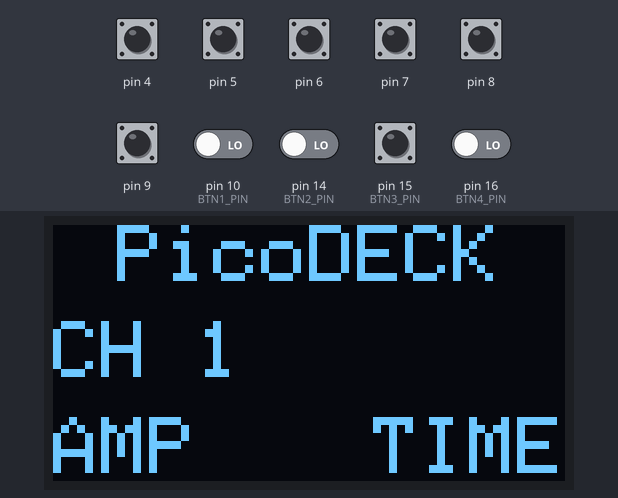
This sketch was run on a simulated Arduino Leonardo, built with avr-gcc and run on an emulated ATmega32U4. On the bench: 128×64 one-colour display. The inputs (shaded band) are chosen by the test bench; at power-on: pin 4–9 HIGH, pin 10 (BTN1_PIN), pin 14 (BTN2_PIN), pin 15 (BTN3_PIN), pin 16 (BTN4_PIN) LOW. USB keyboard and mouse output is not drawn; what the sketch prints to the serial monitor is not drawn.

Above: at 3.3 s.
3.4 s: pin 4 pulled LOW for 0.15 s
At 4.6 s:
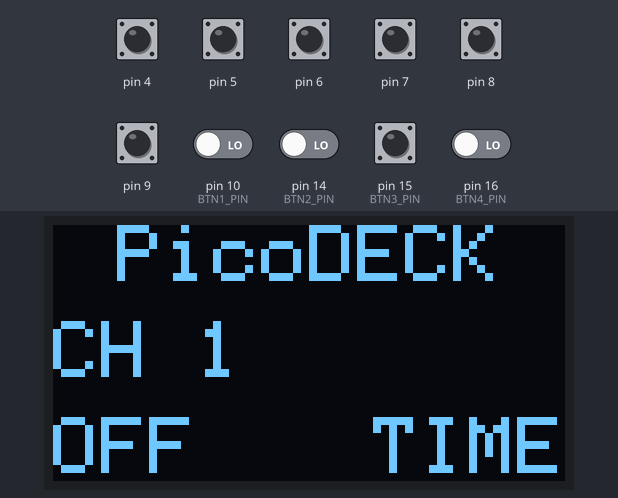
5.0 s: pin 7 pulled LOW for 0.15 s
At 5.8 s:
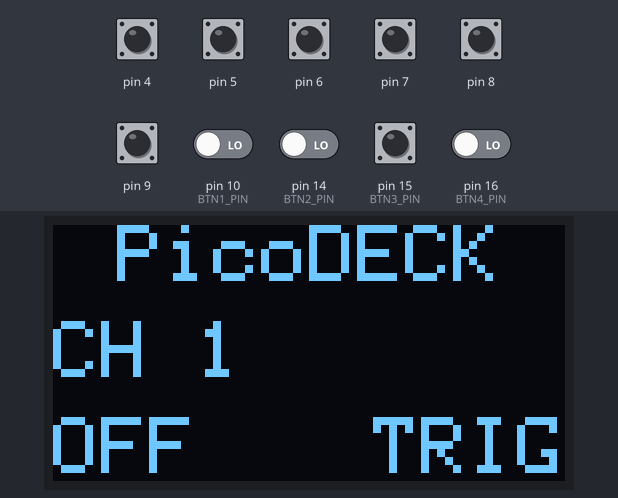
6.6 s: pin 15 (BTN3_PIN) pulled HIGH for 0.15 s
At 7.0 s:
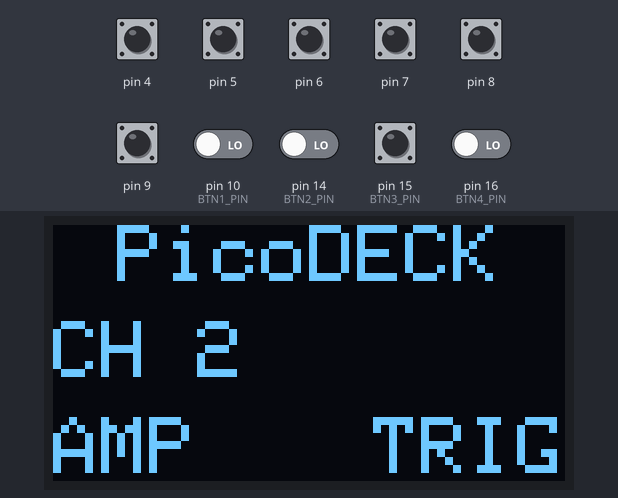
8.2 s: pin 4 pulled LOW for 1 s
At 9.5 s:
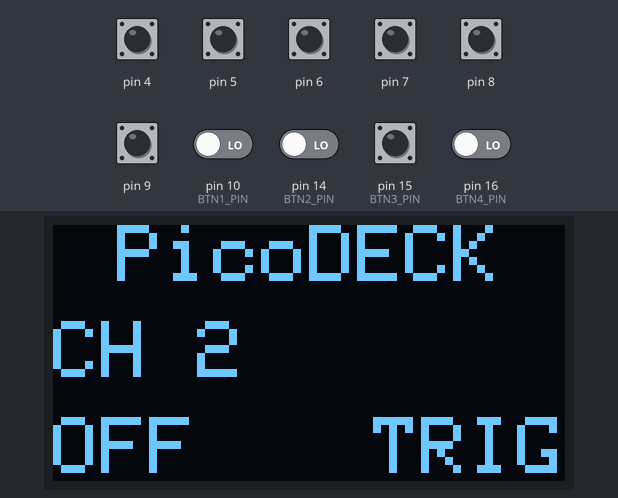
10.7 s: pin 7 pulled LOW for 1 s
At 11.4 s:
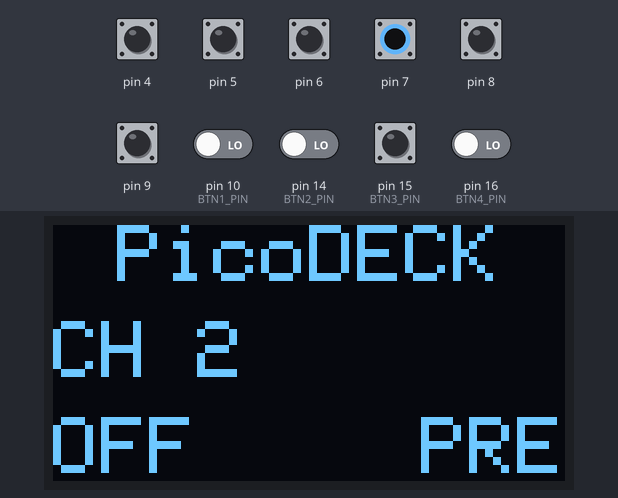
13.2 s: pin 4 pulled LOW for 0.15 s
At 14.2 s:
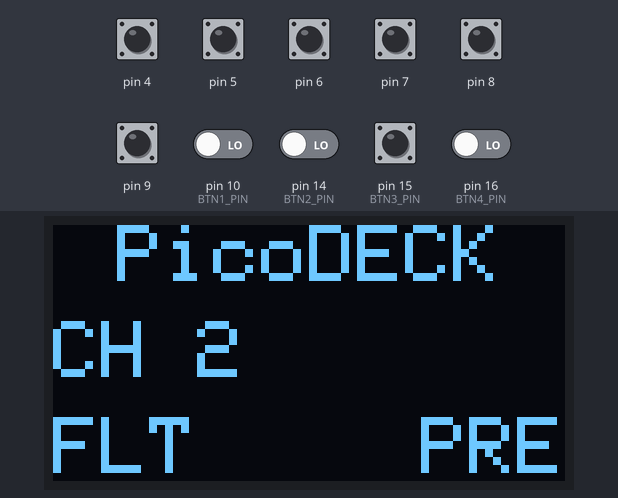
Timing chart, 0 to 15.8 s (numbered marks = the images above; inputs shaded):
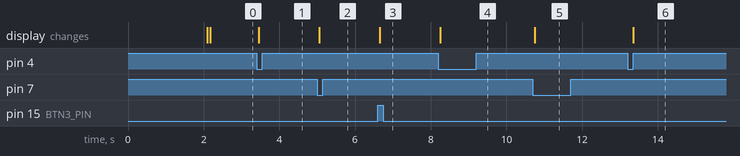

The sketch:

PicoDeck.ino
```cpp
#include "general.h"


#define UART

#define SAVE_POWER
#define SCHEDULER

//char value0char[8] = "";
//char value1char[8] = "";
char value2char[8] = "";
char value3char[8] = "";
//char value4char[8] = "";
//char value5char[8] = "";

//String value0;
//String value1;
String value2;
String value3;
//String value4;
//String value5;


unsigned int count1=0;

void setup()
{
 // delay(5000);
  Serial.begin(115200);
  Serial.println("\n\n\n\n\n");
  Serial.println("PicoDeck started....");
  Serial.println("===========================");

  Init_Display();
  display.clearDisplay();
  display.setTextSize(2);             // 2x pixel scale
  display.setTextColor(SSD1306_WHITE);        // Draw white text
  display.setCursor(0,0);             // Start at top-left corner
  //display.println(F("Init..."));
  display.display();
  //delay(2000);

  Init_Encoders();
  Init_Buttons();

  display.clearDisplay();
  Draw_Header();
  Draw_Channel();
  Draw_Enc2Mode();

  old_time = millis();
  Serial.println("Main Loop");
}


void loop()
{
  //Serial.print(new_time);Serial.print(";");Serial.println(old_time);
  // encoders must be polled every pass, not only once per MAIN_TIME
  Update_Encoders();
  Update_Buttons();

  new_time = millis();
  if ((new_time-old_time) >= MAIN_TIME)
  {
    old_time = new_time;

    // example: show encoder positions and button state once per second
    Serial.print("ENC1: ");  Serial.print(enc1.position);
    Serial.print(enc1.pressed ? " [SW]" : "     ");
    Serial.print("  ENC2: "); Serial.print(enc2.position);
    Serial.println(enc2.pressed ? " [SW]" : "");
  }
}
```

BUTTONS.ino
```cpp
void Init_Buttons(void)
{
  Serial.print("Initializing buttons...");
  for (uint8_t i = 0; i < 4; i++)
  {
    Button &b = buttons[i];
    pinMode(b.pin, INPUT);          // external pull-ups fitted
    b.rawState = b.pressed = !digitalRead(b.pin);
    b.lastChange = millis();
  }
  Serial.println("done!");
}

// Poll every loop pass; types b.key on the PC when a button is released.
void Update_Buttons(void)
{
  uint32_t now = millis();
  for (uint8_t i = 0; i < 4; i++)
  {
    Button &b = buttons[i];
    bool raw = !digitalRead(b.pin);   // active low
    if (raw != b.rawState) { b.rawState = raw; b.lastChange = now; }
    if (raw != b.pressed && (now - b.lastChange) >= SW_DEBOUNCE_MS)
    {
      b.pressed = raw;
      if (!b.pressed)
      {
        if (b.pin == BTN_CHANNEL_PIN)
        {
          Channel = (Channel % CHANNEL_MAX) + 1;   // 1..4, then back to 1
          Draw_Channel();
        }
        if (b.key) Keyboard.write(b.key);
        Serial.print("BTN"); Serial.print(i + 1); Serial.println(" released");
      }
    }
  }
}
```

ENCODER.ino
```cpp
static void Init_Encoder(Encoder &e)
{
  pinMode(e.pinSW, INPUT_PULLUP);
  pinMode(e.pinDT, INPUT_PULLUP);
  pinMode(e.pinCLK, INPUT_PULLUP);
  e.state = (digitalRead(e.pinCLK) << 1) | digitalRead(e.pinDT);
  e.sub = 0;
  e.position = 0;
  e.rawSW = e.pressed = !digitalRead(e.pinSW);
  e.lastChange = millis();
}

void Init_Encoders(void)
{
  Serial.print("Initializing encoders...");
  Init_Encoder(enc1);
  Init_Encoder(enc2);
  Keyboard.begin();
  Serial.println("done!");
}

// Encoder 1 keys per channel (index = Channel-1); 0 = use plain key.
static const char enc1CtrlCW[CHANNEL_MAX]  = {'q', 'w', 'e', 'r'};
static const char enc1CtrlCCW[CHANNEL_MAX] = {'1', '2', '3', '4'};

// Hold a modifier around a key press, long enough for programs that poll it.
static void Send_Combo(uint8_t mod, char k)
{
  Keyboard.press(mod);
  delay(30);
  Keyboard.press(k);
  delay(30);
  Keyboard.release(k);
  delay(30);
  Keyboard.release(mod);
}

// ALT + key sent when switching INTO and OUT OF filter mode (index = Channel-1)
static const char enc1FltEnter[CHANNEL_MAX] = {'a', 's', 'd', 'f'};

// Send the key for one rotation detent. Encoder 1 types the keys above on
// each channel; if an entry is 0 it falls back to the encoder's plain key.
static void Send_Rotation(Encoder &e, bool cw)
{
  if (&e == &enc1)
  {
    // offset mode swaps the directions: cw sends the ccw key and vice versa
    uint8_t mode = CUR_MODE;
    bool useCW = (mode == MODE_OFF) ? !cw : cw;
    char k = useCW ? enc1CtrlCW[Channel - 1] : enc1CtrlCCW[Channel - 1];
    if (k)
    {
      if (mode == MODE_AMP)
        Keyboard.write(k);                // amplitude = plain key only
      else
      {
        // offset = key + SHIFT, filter = key + ALT. The modifier is held as a real
        // modifier for the whole keystroke, long enough for programs that poll it.
        Send_Combo((mode == MODE_OFF) ? KEY_LEFT_SHIFT : KEY_LEFT_ALT, k);
      }
      Serial.print("ENC1 CH"); Serial.print(Channel);
      Serial.println(mode == MODE_OFF ? " OFF" : mode == MODE_FLT ? " FLT" : " AMP");
      return;
    }
  }
  if (&e == &enc2 && Enc2Mode == E2_TRIG)
  {
    Keyboard.write(cw ? 'b' : 'v');   // trigger level: CW = B, CCW = V
    return;
  }
  if (&e == &enc2 && Enc2Mode == E2_PRE)
  {
    Keyboard.write(cw ? 'm' : 'n');   // PRE: CW = M, CCW = N
    return;
  }
  Keyboard.write(cw ? e.keyCW : e.keyCCW);   // TIME mode: unchanged
}

// Poll one encoder; call as often as possible (every loop pass).
// Returns +1 / -1 on a full detent step, 0 otherwise.
static int8_t Update_Encoder(Encoder &e)
{
  // transition table indexed by (oldState<<2 | newState)
  static const int8_t table[16] = {0, -1, 1, 0, 1, 0, 0, -1, -1, 0, 0, 1, 0, 1, -1, 0};

  // debounced SW; types e.key on the PC on each press (not on release)
  bool raw = !digitalRead(e.pinSW);
  uint32_t now = millis();
  if (raw != e.rawSW) { e.rawSW = raw; e.lastChange = now; }
  if (raw != e.pressed && (now - e.lastChange) >= SW_DEBOUNCE_MS)
  {
    e.pressed = raw;
    if (e.pressed)
    {
      if (&e == &enc1)
      {
        // leaving FLT: same ALT combo as when entering it
        if (CUR_MODE == MODE_FLT) Send_Combo(KEY_LEFT_ALT, enc1FltEnter[Channel - 1]);
        CUR_MODE = (CUR_MODE + 1) % MODE_COUNT;   // AMP -> OFF -> FLT -> AMP, current channel only
        // entering FLT
        if (CUR_MODE == MODE_FLT) Send_Combo(KEY_LEFT_ALT, enc1FltEnter[Channel - 1]);
        Draw_Channel();
        Serial.print("CH"); Serial.print(Channel);
        Serial.println(CUR_MODE == MODE_OFF ? " -> OFFSET" : CUR_MODE == MODE_FLT ? " -> FILTER" : " -> AMPLITUDE");
      }
      if (&e == &enc2)
      {
        Enc2Mode = (Enc2Mode + 1) % E2_COUNT;   // TIME -> TRIG -> PRE -> TIME
        Draw_Enc2Mode();
        Serial.println(Enc2Mode == E2_TRIG ? "ENC2 -> TRIG" : Enc2Mode == E2_PRE ? "ENC2 -> PRE" : "ENC2 -> TIME");
      }
      if (e.key) Keyboard.write(e.key);
    }
  }

  uint8_t s = (digitalRead(e.pinCLK) << 1) | digitalRead(e.pinDT);
  if (s == e.state) return 0;

  e.sub += table[(e.state << 2) | s];
  e.state = s;

  if (e.sub >= 4)  { e.sub = 0; e.position++; Send_Rotation(e, true);  return 1; }
  if (e.sub <= -4) { e.sub = 0; e.position--; Send_Rotation(e, false); return -1; }
  return 0;
}

void Update_Encoders(void)
{
  int8_t d1 = Update_Encoder(enc1);
  int8_t d2 = Update_Encoder(enc2);

  if (d1) { Serial.print("ENC1 pos=");  Serial.println(enc1.position); }
  if (d2) { Serial.print("ENC2 pos=");  Serial.println(enc2.position); }
}
```

LOGGER.ino
```cpp

```

OLED.ino
```cpp
// Layout (text size 2 = 12x16 px per character, 128x64 display):
//   y=0   header "PicoDECK" (centered)
//   y=24  "CH x" (left)
//   y=48  channel mode "AMP/OFF/FLT" (left), encoder 2 mode "TIME/TRIG/PRE" (right)
#define ROW_HEADER  0
#define ROW_CHANNEL 24
#define ROW_ENC2    48
#define CHAR_W      12
#define CHAR_H      16

void Draw_Header(void)
{
  display.fillRect(0, ROW_HEADER, SCREEN_WIDTH, CHAR_H, SSD1306_BLACK);
  display.setTextSize(2);
  display.setTextColor(SSD1306_WHITE);
  display.setCursor((SCREEN_WIDTH - 8 * CHAR_W) / 2, ROW_HEADER);
  display.print(F("PicoDECK"));
  display.display();
}

// Shows the channel mode "AMP" / "OFF" / "FLT" at the bottom left
static void Draw_ChannelMode(void)
{
  display.fillRect(0, ROW_ENC2, SCREEN_WIDTH / 2, CHAR_H, SSD1306_BLACK);   // left half only
  display.setTextSize(2);
  display.setTextColor(SSD1306_WHITE);
  display.setCursor(0, ROW_ENC2);
  switch (CUR_MODE)
  {
    case MODE_OFF: display.print(F("OFF")); break;
    case MODE_FLT: display.print(F("FLT")); break;
    default:       display.print(F("AMP")); break;
  }
}

// Shows "CH x" on the channel row and the channel's mode at the bottom left
void Draw_Channel(void)
{
  display.fillRect(0, ROW_CHANNEL, SCREEN_WIDTH, CHAR_H, SSD1306_BLACK);   // clear old text only
  display.setTextSize(2);
  display.setTextColor(SSD1306_WHITE);
  display.setCursor(0, ROW_CHANNEL);
  display.print(F("CH "));
  display.print(Channel);
  Draw_ChannelMode();
  display.display();
}

// Shows "TIME" / "TRIG" / "PRE" (encoder 2 mode), right aligned
void Draw_Enc2Mode(void)
{
  const __FlashStringHelper *txt;
  uint8_t chars;
  switch (Enc2Mode)
  {
    case E2_TRIG: txt = F("TRIG"); chars = 4; break;
    case E2_PRE:  txt = F("PRE");  chars = 3; break;
    default:      txt = F("TIME"); chars = 4; break;
  }
  display.fillRect(SCREEN_WIDTH / 2, ROW_ENC2, SCREEN_WIDTH / 2, CHAR_H, SSD1306_BLACK);   // right half only
  display.setTextSize(2);
  display.setTextColor(SSD1306_WHITE);
  display.setCursor(SCREEN_WIDTH - chars * CHAR_W, ROW_ENC2);
  display.print(txt);
  display.display();
}

void Init_Display(void)
{
  Serial.print("Initializing Display...");
  // SSD1306_SWITCHCAPVCC = generate display voltage from 3.3V internally
  if(!display.begin(SSD1306_SWITCHCAPVCC, SCREEN_ADDRESS))
  {
    Serial.println(F("SSD1306 allocation failed"));
  //  for(;;); // Don't proceed, loop forever
  }
  Serial.println("Done!");
  Serial.println(display.height());
  // The library preloads its buffer with the Adafruit splash; replace it with
  // the PicoScope 7 logo (centered) before the first display() call.
  display.clearDisplay();
  display.drawBitmap((SCREEN_WIDTH - PS7_LOGO_WIDTH) / 2, (SCREEN_HEIGHT - PS7_LOGO_HEIGHT) / 2,
                     ps7_logo_bmp, PS7_LOGO_WIDTH, PS7_LOGO_HEIGHT, SSD1306_WHITE);
  display.display();
  delay(2000); // Pause for 2 seconds

  // while(1)
  // {
  //   display.clearDisplay();
  //   display.setTextSize(1);             // Normal 1:1 pixel scale
  //   display.setTextColor(SSD1306_WHITE);        // Draw white text
  //   display.setCursor(0,0);             // Start at top-left corner
  //   display.println(F("Initializing..."));
  //   display.display();
  //   delay(2000);
  // }
}
```

general.h
```cpp
#include <SPI.h>
#include <Wire.h>
#include <Keyboard.h>   // USB HID keyboard (ATmega32u4: Micro / Leonardo)
#include <Adafruit_SleepyDog.h>
#include <Adafruit_GFX.h>
#include <Adafruit_SSD1306.h>

//#define OLED32 1
#define OLED64_09 1
//#define OLED64_13 1


#ifdef OLED32
  #define SCREEN_WIDTH 128 // OLED display width, in pixels
  #define SCREEN_HEIGHT 32 // OLED display height, in pixels
  #define SCREEN_ADDRESS 0x3C ///< See datasheet for Address; 0x3D for 128x64, 0x3C for 128x32
#elif OLED64_09
  #define SCREEN_WIDTH 128 // OLED display width, in pixels
  #define SCREEN_HEIGHT 64 // OLED display height, in pixels
  #define SCREEN_ADDRESS 0x3C ///< See datasheet for Address; 0x3D for 128x64, 0x3C for 128x32
#elif OLED64_13
  #define SCREEN_WIDTH 128 // OLED display width, in pixels
  #define SCREEN_HEIGHT 32 // OLED display height, in pixels
  #define SCREEN_ADDRESS 0x3C ///< See datasheet for Address; 0x3D for 128x64, 0x3C for 128x32
#endif


// Declaration for an SSD1306 display connected to I2C (SDA, SCL pins)
#define OLED_RESET     -1 // Reset pin # (or -1 if sharing Arduino reset pin)

Adafruit_SSD1306 display(SCREEN_WIDTH, SCREEN_HEIGHT, &Wire, OLED_RESET);

#include "logo.h"   // PicoScope 7 startup logo

#define LOGO_HEIGHT   16
#define LOGO_WIDTH    16
static const unsigned char PROGMEM logo_bmp[] =
{ 0b00000000, 0b11000000,
  0b00000001, 0b11000000,
  0b00000001, 0b11000000,
  0b00000011, 0b11100000,
  0b11110011, 0b11100000,
  0b11111110, 0b11111000,
  0b01111110, 0b11111111,
  0b00110011, 0b10011111,
  0b00011111, 0b11111100,
  0b00001101, 0b01110000,
  0b00011011, 0b10100000,
  0b00111111, 0b11100000,
  0b00111111, 0b11110000,
  0b01111100, 0b11110000,
  0b01110000, 0b01110000,
  0b00000000, 0b00110000 };


#define MAIN_TIME   1000   //ms
int new_time, old_time;

#define SLEEP_DELAY 1     // debug
//#define SLEEP_DELAY 3     // debug
//#define SLEEP_DELAY 75    // 10min
//#define SLEEP_DELAY 150   // 20min
//#define SLEEP_DELAY 225   // 30min
//#define SLEEP_DELAY 450   // 60min

// #define LED1  A1
// #define LED2  A2
// #define LED3  A3
// #define SW1   6
// #define SW2   9

// Rotary encoders
#define ENC1_SW   4
#define ENC1_DT   5
#define ENC1_CLK  6
#define ENC2_SW   7
#define ENC2_DT   8
#define ENC2_CLK  9

struct Encoder
{
  uint8_t pinSW, pinDT, pinCLK;
  uint8_t state;      // last 2-bit CLK/DT state
  int8_t  sub;        // quadrature sub-steps accumulated (+-4 = one detent)
  long    position;   // detent count
  bool    pressed;    // SW currently held (active low), debounced
  char    key;        // character sent over USB when SW is pressed
  uint32_t lastChange;// millis() of last raw SW change (debounce)
  bool    rawSW;      // last raw SW reading
  uint8_t keyCW;      // key sent per clockwise detent (uint8_t: special keys are >127)
  uint8_t keyCCW;     // key sent per counter-clockwise detent
};

// Characters sent to the PC as USB keyboard input when the encoder SW is pressed
#define ENC1_KEY  0     // 0 = none; encoder 1 SW toggles amplitude/offset instead
#define ENC2_KEY  0     // 0 = none; encoder 2 SW toggles TIME/TRIG instead
#define SW_DEBOUNCE_MS 25

// Push buttons (external pull-ups, active low) - key is typed on release
#define BTN1_PIN  10
#define BTN2_PIN  14
#define BTN3_PIN  15
#define BTN4_PIN  16
#define BTN1_KEY  ' '
#define BTN2_KEY  '2'
#define BTN3_KEY  0       // 0 = no key; BTN3 cycles Channel instead
#define BTN4_KEY  'X'

#define BTN_CHANNEL_PIN  BTN3_PIN   // button that cycles Channel
#define CHANNEL_MAX      4
uint8_t Channel = 1;                // 1..CHANNEL_MAX, shown as "CH x" on the OLED
// Encoder 2 mode, cycled by the encoder 2 switch:
//   TIME = cursor up/down, TRIG = trigger level (CW 'b', CCW 'v'), PRE = CW 'm', CCW 'n'
enum { E2_TIME = 0, E2_TRIG, E2_PRE, E2_COUNT };
uint8_t Enc2Mode = E2_TIME;

// Encoder 1 mode per channel (index = Channel-1), cycled by the encoder 1 switch:
//   AMP = plain key, OFF = SHIFT + key (directions swapped), FLT = ALT + key
enum { MODE_AMP = 0, MODE_OFF, MODE_FLT, MODE_COUNT };
uint8_t ChannelMode[CHANNEL_MAX] = {MODE_AMP, MODE_AMP, MODE_AMP, MODE_AMP};
#define CUR_MODE  ChannelMode[Channel - 1]

struct Button
{
  uint8_t  pin;
  char     key;
  bool     pressed;     // debounced state
  bool     rawState;    // last raw reading
  uint32_t lastChange;  // millis() of last raw change
};

Button buttons[4] = {
  {BTN1_PIN, BTN1_KEY, false, false, 0},
  {BTN2_PIN, BTN2_KEY, false, false, 0},
  {BTN3_PIN, BTN3_KEY, false, false, 0},
  {BTN4_PIN, BTN4_KEY, false, false, 0},
};

// Characters sent per rotation detent (clockwise / counter-clockwise)
#define ENC1_KEY_CW   '+'
#define ENC1_KEY_CCW  '-'
#define ENC2_KEY_CW   KEY_UP_ARROW
#define ENC2_KEY_CCW  KEY_DOWN_ARROW

Encoder enc1 = {ENC1_SW, ENC1_DT, ENC1_CLK, 0, 0, 0, false, ENC1_KEY, 0, false, ENC1_KEY_CW, ENC1_KEY_CCW};
Encoder enc2 = {ENC2_SW, ENC2_DT, ENC2_CLK, 0, 0, 0, false, ENC2_KEY, 0, false, ENC2_KEY_CW, ENC2_KEY_CCW};
```

GPIO.ino
```cpp
void Init_LED(void)
{

}

void Init_BTN(void)
{

}

//
//    if(!digitalRead(SW1)) Serial.println("SW1");
//    if(!digitalRead(SW2)) Serial.println("SW2");
```

Source omitted: logo.h (data table, 3334 bytes)

Measured:
- after the input at 3.4 s, the display: changes after 0.05 s (image 1)
- after the input at 5.0 s, the display: changes after 0.05 s (image 2)
- after the input at 6.6 s, the display: changes after 0.05 s (image 3)
- after the input at 8.2 s, the display: changes after 0.05 s (image 4)
- after the input at 10.7 s, the display: changes after 0.05 s (image 5)
- after the input at 13.2 s, the display: changes after 0.14 s (image 6)
